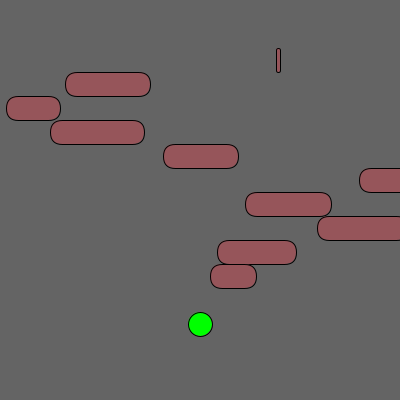
Frame 1 (no input)
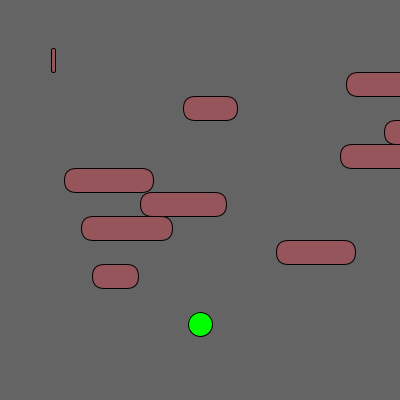
Frame 60 (the mouse pressed at the canvas centre just before this capture)
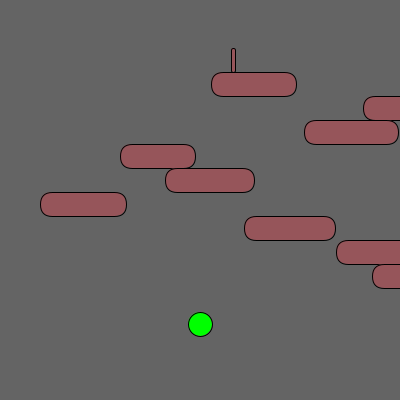
Frame 120 (the mouse held since frame 60 and released just before this capture)

The Processing sketch that drew these frames (run headless with seeded random() and noise(); from frame 60 on, the mouse is pressed at the canvas centre):

// Processing sketch: frogger
// ── frogger.pde
import java.util.Random;
 boolean intersects(Car car){
   if((frogy>car.getY()&&frogy<car.getY()+26) && (frogx>car.getX() && frogx<car.getX()+car.getSize()))
     return true;
   else
   return false;
  }
int frogx = 200;
int frogy = 324;
int hopdistance = 24;
Random r = new Random();
int rand = (int) random(1, 10);
Car a = new Car(r.nextInt(400), 48, r.nextInt(100), 24, (int) random(1, 10));
Car b = new Car(r.nextInt(400), 72, r.nextInt(100), 24, (int) random(1, 10));
Car c = new Car(r.nextInt(400), 96, r.nextInt(100), 24, (int) random(1, 10));
Car d = new Car(r.nextInt(400), 120, r.nextInt(100), 24, (int) random(1, 10));
Car e = new Car(r.nextInt(400), 144, r.nextInt(100), 24, (int) random(1, 10));
Car f = new Car(r.nextInt(400), 168, r.nextInt(100), 24, (int) random(1, 10));
Car g = new Car(r.nextInt(400), 192, r.nextInt(100), 24, (int) random(1, 10));
Car h = new Car(r.nextInt(400), 216, r.nextInt(100), 24, (int) random(1, 10));
Car j = new Car(r.nextInt(400), 240, r.nextInt(100), 24, (int) random(1, 10));
Car k = new Car(r.nextInt(400), 264, r.nextInt(100), 24, (int) random(1, 10));
void setup(){
size(400, 400);
}

void draw(){
background(100,100,100);
fill(0,255,0);
ellipse(frogx, frogy, 24, 24);
a.display();
if(intersects(a)){
 frogx = 200;
 frogy = 324;
}
b.display();
if(intersects(b)){
 frogx = 200;
 frogy = 324;
}
c.display();
if(intersects(c)){
 frogx = 200;
 frogy = 324;
}
d.display();
if(intersects(d)){
 frogx = 200;
 frogy = 324;
}
e.display();
if(intersects(e)){
 frogx = 200;
 frogy = 324;
}
f.display();
if(intersects(f)){
 frogx = 200;
 frogy = 324;
}
g.display();
if(intersects(g)){
 frogx = 200;
 frogy = 324;
}
h.display();
if(intersects(h)){
 frogx = 200;
 frogy = 324;
}
j.display();
if(intersects(j)){
 frogx = 200;
 frogy = 324;
}
k.display();
if(intersects(k)){
 frogx = 200;
 frogy = 324;
}
a.moveleft();
b.moveright();
c.moveleft();
d.moveright();
e.moveleft();
f.moveright();
g.moveleft();
h.moveright();
j.moveleft();
k.moveright();
fill(255, 255, 255);
if(frogy < 24){
 text("You Win!!!", 85, 200);
 textSize(50);
}
}

void keyPressed()
{
  if(key == CODED){
      if(keyCode == UP && frogy >= 20)
      {
      frogy -= hopdistance;
      }
      else if(keyCode == DOWN && frogy <= 380)
      {
        frogy += hopdistance;
      }
      else if(keyCode == RIGHT && frogx <= 380)
      {
       frogx += hopdistance;
      }
      else if(keyCode == LEFT && frogx >= 20)
      {
        frogx -= hopdistance;
      }
   }
}

class Car{
  int carx;
  int cary;
  int carwidth;
  int carheight;
  int carspeed;
  Car(int carx, int cary, int carwidth, int carheight, int carspeed){
    this.carx = carx;
    this.cary = cary;
    this.carwidth = carwidth;
    this.carheight = carheight;
    this.carspeed = carspeed;
  }
  void display() 
  {
    fill(150,85,90);
    rect(carx, cary, carwidth, carheight, 50);
  }
  void moveleft(){
   carx += carspeed;
   if(carx >= 400){
   carx = 0;
   }
  }
  void moveright(){
  carx -= carspeed;
  if(carx <= 0){
  carx = 400;
  }
  }
  int getX(){
    return carx;
  }
  int getY(){
   return cary; 
  }
  int getSize(){
   return  carwidth;
  }
 
}
